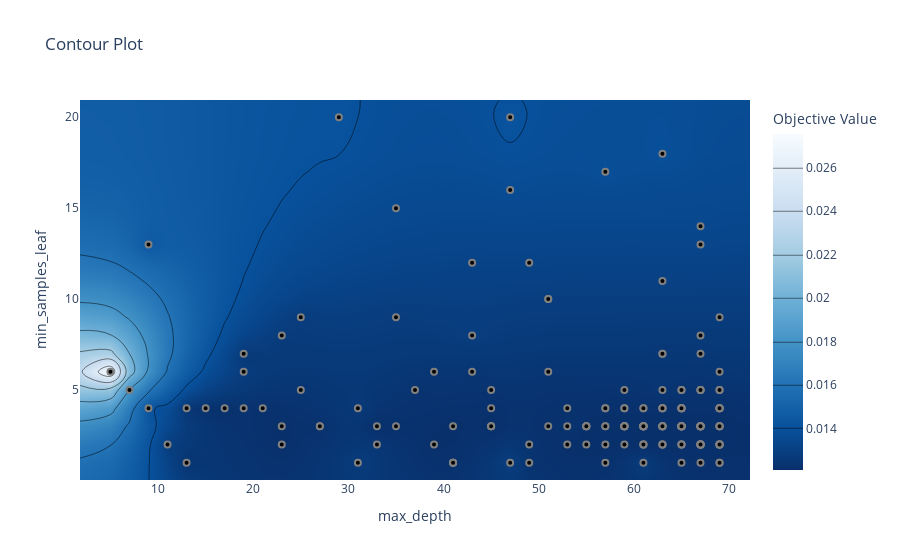

The notebook cell this image was saved under:
### Code cell
vis.plot_contour(study, params=['max_depth', 'min_samples_leaf'])

### Figure 1 — Plotly figure (JSON) as saved in the notebook; plotly's stock layout.template omitted (floating-point values rounded to 4 significant figures; data arrays with more than 128 entries replaced by an {"elided": "..."} marker saying what was removed)
{"data": [{"colorbar": {"title": {"text": "Objective Value"}}, "colorscale": [[0, "rgb(247,251,255)"], [0.125, "rgb(222,235,247)"], [0.25, "rgb(198,219,239)"], [0.375, "rgb(158,202,225)"], [0.5, "rgb(107,174,214)"], [0.625, "rgb(66,146,198)"], [0.75, "rgb(33,113,181)"], [0.875, "rgb(8,81,156)"], [1, "rgb(8,48,107)"]], "connectgaps": true, "contours": {"coloring": "heatmap"}, "hoverinfo": "none", "line": {"smoothing": 1.3}, "reversescale": true, "type": "contour", "x": [1.8, 5, 7, 9, 11, 13, 15, 17, 19, 21, 23, 25, 27, 29, 31, 33, 35, 37, 39, 41, 43, 45, 47, 49, 51, 53, 55, 57, 59, 61, 63, 65, 67, 69, 72.2], "y": [0.05, 1, 2, 3, 4, 5, 6, 7, 8, 9, 10, 11, 12, 13, 14, 15, 16, 17, 18, 20, 20.95], "z": {"elided": "21x35 float values"}}, {"marker": {"color": "black", "line": {"color": "Gray", "width": 2}}, "mode": "markers", "name": "Feasible Trial", "showlegend": false, "type": "scatter", "x": {"elided": "180 int values"}, "y": {"elided": "180 int values"}}, {"marker": {"color": "#cccccc", "line": {"color": "Gray", "width": 2}}, "mode": "markers", "name": "Infeasible Trial", "showlegend": false, "type": "scatter", "x": [], "y": []}], "layout": {"title": {"text": "Contour Plot"}, "xaxis": {"range": [1.8, 72.2], "title": {"text": "max_depth"}}, "yaxis": {"range": [0.05, 20.95], "title": {"text": "min_samples_leaf"}}}}
